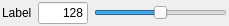
<?xml version="1.0" encoding="UTF-8"?>
<ui version="4.0">
 <class>labeledSliderInput</class>
 <widget class="QWidget" name="labeledSliderInput">
  <property name="geometry">
   <rect>
    <x>0</x>
    <y>0</y>
    <width>229</width>
    <height>26</height>
   </rect>
  </property>
  <property name="windowTitle">
   <string>Labeled Slider Input</string>
  </property>
  <layout class="QHBoxLayout" name="horizontalLayout">
   <property name="leftMargin">
    <number>2</number>
   </property>
   <property name="topMargin">
    <number>2</number>
   </property>
   <property name="rightMargin">
    <number>2</number>
   </property>
   <property name="bottomMargin">
    <number>2</number>
   </property>
   <item>
    <widget class="QLabel" name="label">
     <property name="text">
      <string>Label</string>
     </property>
    </widget>
   </item>
   <item>
    <widget class="QariIntegerLineEdit" name="value">
     <property name="maximumSize">
      <size>
       <width>50</width>
       <height>16777215</height>
      </size>
     </property>
     <property name="text">
      <string notr="true">128</string>
     </property>
     <property name="alignment">
      <set>Qt::AlignRight|Qt::AlignTrailing|Qt::AlignVCenter</set>
     </property>
    </widget>
   </item>
   <item>
    <widget class="QSlider" name="slider">
     <property name="maximum">
      <number>255</number>
     </property>
     <property name="value">
      <number>128</number>
     </property>
     <property name="orientation">
      <enum>Qt::Horizontal</enum>
     </property>
    </widget>
   </item>
  </layout>
 </widget>
 <customwidgets>
  <customwidget>
   <class>QariIntegerLineEdit</class>
   <extends>QLineEdit</extends>
   <header>qarilineedit.h</header>
  </customwidget>
 </customwidgets>
 <resources/>
 <connections>
  <connection>
   <sender>slider</sender>
   <signal>valueChanged(int)</signal>
   <receiver>value</receiver>
   <slot>setValue(int)</slot>
   <hints>
    <hint type="sourcelabel">
     <x>164</x>
     <y>12</y>
    </hint>
    <hint type="destinationlabel">
     <x>71</x>
     <y>12</y>
    </hint>
   </hints>
  </connection>
  <connection>
   <sender>value</sender>
   <signal>valueChanged(int)</signal>
   <receiver>slider</receiver>
   <slot>setValue(int)</slot>
   <hints>
    <hint type="sourcelabel">
     <x>71</x>
     <y>12</y>
    </hint>
    <hint type="destinationlabel">
     <x>164</x>
     <y>12</y>
    </hint>
   </hints>
  </connection>
 </connections>
</ui>
